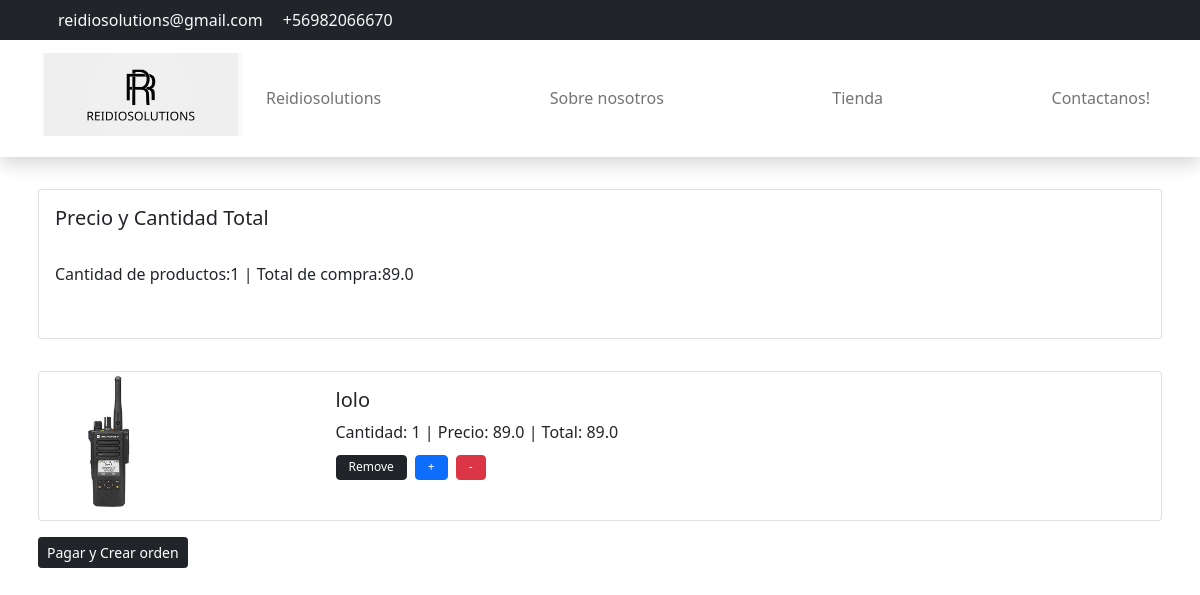
The app's page /cart/carrito/ (signed in) with its own data.
### cart/models.py (models this page shows, shortened)
class CartItems(models.Model):
    CartItemsID = models.AutoField(primary_key=True, verbose_name='XID')
    Cart = models.ForeignKey(
        Carrito,
        to_field='CartID',
        related_name='Carrito',
        on_delete=models.CASCADE
    )
    Item = models.ForeignKey(
        Producto,
        to_field='ProductID',
        related_name='Items',
        on_delete= models.CASCADE,
    )
    Cantidad = models.PositiveIntegerField(validators=[MinValueValidator(1)], default=1)
    fechaAgregado = models.DateTimeField(auto_now_add=True)
    @property
    def Total(self):
        total = self.Item.Precio * self.Cantidad
        return total

### Core/models.py (models this page shows, shortened)
class Producto(models.Model):
    TipoProd= [
        ("RADIO MOVIL","Movil"),
        ("RADIO PORTATIL","Portatil"),
        ("RADIO APX","APX")
    ]
    CodigosProd= [
        ("PR7","R7"),
        ("PR2","R2"),
        ("PR5","DEP550"),
        ('PR3', 'EP350'),
        ('M8e', '8500e'),
        ('M5e', '5000e'),
        ('M8', 'DGM8000'),
        ('M5', 'DEM500'),
        ('APX0', 'APX'),
        ('APX2', 'APX'),
        ('APX1', 'APX'),
    ]
    ProductID = models.AutoField(primary_key=True, verbose_name='ProductID')
    Creado_por = models.ForeignKey(
        settings.AUTH_USER_MODEL,
        on_delete=models.CASCADE,
    )
    Nombre = models.CharField(verbose_name="Nombre del producto", max_length=60)
    Cantidad = models.SmallIntegerField(verbose_name="Cantidad de producto", validators=[MinValueValidator(1)])
    Codigos= models.ForeignKey(
        CodigosProductos,
        to_field='ProductoCodigo',
        related_name='ProductCodigo',
        on_delete=models.CASCADE,
    )
    Tipo = models.ForeignKey(
        TipoProductos,
        to_field='TipoProducto',
        related_name='ProductTipo',
        on_delete=models.CASCADE,
    )
    Marca = models.CharField(verbose_name="Marca del producto", max_length=60)
    Imagen = models.ImageField(null=True, blank=True, upload_to="imagenes/")
    pdf_file = models.FileField(
        upload_to='productos/excel/', null=True, blank=True,
        verbose_name="Archivo Excel"
    )
    Precio = models.FloatField(verbose_name='Precio', null=False)
    Creado_el = models.DateTimeField(verbose_name='Fecha de creacion', auto_now_add=True)
    Modificado_el = models.DateTimeField(verbose_name='Fecha de Modificacion', auto_now_add=True)

### cart/views.py (the view)
# urls.py: path('carrito/', views.carrito, name='carrito'),
def carrito(request):
    if request.user.is_authenticated:
        cliente = request.user
        carrito, creado = Carrito.objects.get_or_create(UserCart=cliente, Completado=False)
        items = carrito.Carrito.all()
        total = carrito.PrecioTotal()
        cantidad = carrito.CantidadTotal()
    else:
        items = []
        total = 0
        cantidad = 0
    context = {'items':items, 'total':total, 'cantidad':cantidad}
    return render(request, 'carrito.html', context)

### cart/models.py (called while the page is built)
    def PrecioTotal(self):
        cart_Items = self.Carrito.all()
        TotalPrice = sum(item.Total for item in cart_Items)
        return TotalPrice

    def CantidadTotal(self):
        cart_Items = self.Carrito.all()
        TotalPrice = sum(item.Cantidad for item in cart_Items)
        return TotalPrice

### cart/templates/carrito.html (shortened to what this page needs)
{% load static %}
<!DOCTYPE html>
<html lang="en">
<head>
    <link href="https://cdn.jsdelivr.net/npm/bootstrap@5.0.2/dist/css/bootstrap.min.css" rel="stylesheet"
>
    <link rel="stylesheet" href="{% static 'css/carrito.css' %}">
</head>
<body>
    <nav class="navbar navbar-expand-lg bg-dark navbar-light d-none d-lg-block" id="templatemo_nav_top">
        <div class="container text-light">
            <div class="w-100 d-flex justify-content-between">
                <div>
                    <a class="navbar-sm-brand text-light text-decoration-none"
                        href="mailto:info@company.com">reidiosolutions@gmail.com</a>
                    <a class="navbar-sm-brand text-light text-decoration-none" href="tel:010-020-0340">+56982066670</a>
                </div>
                <div>
                    <a class="text-light" href="https://www.facebook.com/people/ReidioSolutions/61553508162290/"
                        target="_blank" rel="sponsored"></a>
                    <a class="text-light" href="https://www.instagram.com/reidiosolutions/" target="_blank"></a>
                    <a class="text-light" href="https://twitter.com/reidiosolutions" target="_blank"></a>
                </div>
            </div>
        </div>
    </nav>
    <nav class="navbar navbar-expand-lg navbar-light shadow">
        <div class="container d-flex justify-content-between align-items-center">
            <a class="navbar-brand text-success logo h1 align-self-center" href="{% url 'home'%}">
                <img src="/static/img/reidiosolutionszz.jpg" alt="Reidiosolutions" style="width: 200px; height: auto; ">
            </a>
            <div class="align-self-center collapse navbar-collapse flex-fill  d-lg-flex justify-content-lg-between"
                id="templatemo_main_nav">
                <div class="flex-fill">
                    <ul class="nav navbar-nav d-flex justify-content-between mx-lg-auto">
                        <li class="nav-item">
                            <a class="nav-link" href="{% url 'home'%}">Reidiosolutions</a>
                        </li>
                        <li class="nav-item">
                            <a class="nav-link" href="{% url 'aboutus' %}">Sobre nosotros</a>
                        </li>
                        <li class="nav-item">
                            <a class="nav-link" href="{% url 'Catalogo'%}">Tienda</a>
                        </li>
                        <li class="nav-item">
                            <a class="nav-link" href="{%url 'contact'%}">Contactanos!</a>
                        </li>
                    </ul>
                </div>
            </div>
        </div>
    </nav>
    <div class=" container mt-4 p-2">
        <div class="card">
            <div class="card-body">
                <h5>Precio y Cantidad Total</h5>
                <br>
                Cantidad de productos:{{cantidad}}&nbsp;|&nbsp;Total de compra:{{total}}
            </div>
        </div>
    </div>
    <div class="container mt-3 p-2">
        {% for A in items%}
        <div class="card mb-3">
            <div class="row g-0">
                <div class="col-md-3">
                    {% if A.Item.Imagen %}
                    <img src="{{ A.Item.Imagen.url }}" class="img-fluid rounded-start" alt="..."
                        style="max-width: 150px; max-height: 140px;">
                    {%else%}
                    <img src="" alt="...">
                    {%endif%}
                </div>
                <div class="col-md-8">
                    <div class="card-body">
                        <h5 class="card-title">{{A.Item.Nombre}}</h5>
                        <p class="CyP">Cantidad: {{A.Cantidad}}&nbsp;|&nbsp;Precio: {{A.Item.Precio}}&nbsp;|&nbsp;Total:
                            {{A.Total}}</p>
                        <div class="d-flex gap-2">
                            <form action="{% url 'quit-carrito'  A.Item.ProductID%}" method="post">{% csrf_token%}<button class="remove-from-cart-btn btn btn-dark X" type="submit">Remove</button></form>
                            <form action="{% url 'AddCartItem'  A.Item.ProductID%}" method="post">{% csrf_token%}<button class="remove-from-cart-btn btn btn-primary X" type="submit">+</button></form>
                            <form action="{% url 'RestCartItem'  A.Item.ProductID%}" method="post">{% csrf_token%}<button class="remove-from-cart-btn btn btn-danger X" type="submit">-</button></form>
                        </div>
                    </div>
                </div>
            </div>
        </div>
        {%endfor%}
        {%if user.is_authenticated %}
        <button class="btn btn-sm btn-dark"><a style="text-decoration: none; color: white;"
                href="{% url 'crear_orders'%}">Pagar y Crear orden</a></button>
        {%else%}
        <button class="btn btn-sm btn-dark"><a style="text-decoration: none; color: white;"
                href="{% url 'login'%}">login</a></button>
        {%endif%}
    </div>
</body>
</html>

### static/css/carrito.css (style rules this page uses)
.card { height: 150px; width: 100%; }
.X { font-size: 12px; padding-top: 2px; height: 25px; }
.CyP { margin-bottom: 10px; }

### records on screen
CartItems: Item.Imagen (picture), Item.Nombre "lolo", Cantidad "1", Item.Precio "89.0", Total "89.0"

### other values on screen
{{ cantidad }} "1"
{{ total }} "89.0"
